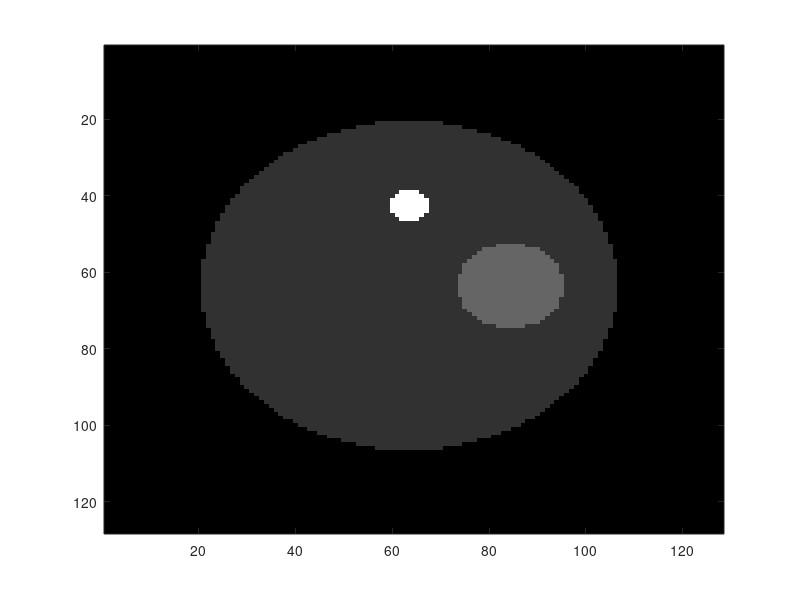

The MATLAB source for this figure: (Note: this script raises an error after producing the figure.)
%test_projectors

close all;

n= 128;

I = zeros(n,n);

ix = 1:n;
ix = ix + 0.5;
iix = ones(n,1) * ix;
iiy = iix';

r1 = round(n/12);
r2 = round(n/32);
r3 = round(n/3);

c1x = round(n*2/3);
c1y = round(n/2);

c2x = round(n/2);
c2y = round(n/3);

c3x = round(n/2);
c3y = round(n/2);

I( sqrt((iix-c3x).^2+(iiy-c3y).^2) < r3 ) = 1;
I( sqrt((iix-c1x).^2+(iiy-c1y).^2) < r1 ) = 2;
I( sqrt((iix-c2x).^2+(iiy-c2y).^2) < r2 ) = 5;


img = I;

figure(1)
imagesc(img); colormap gray;


geom.detSpacing = 1;
geom.detSize = 400;
geom.detOffset = 10;


phan.size = size(img);
phan.spacing = [1.5 1.5];
phan.offset  = [10, 10];

geom.reconSize = phan.size;
geom.reconSpacing = phan.spacing;
geom.reconOffset = phan.offset;


geom.SAD = 1000;
geom.ADD = 800;
geom.SDD = geom.SAD + geom.ADD;
geom.noViews = 160;

geom.betas = (0:geom.noViews-1) * 2*pi/geom.noViews;

tic
sino2 = forwardProjectDistanceDrivenMex( img, phan, geom );
toc

tic
sino1 = forwardProjectRayDrivenMex( img, phan, geom );
toc


figure(12)
imagesc(sino1); colormap gray;

figure(13)
imagesc(sino1- sino2); colormap gray;


%%

tic
sinoTF = forwardProjectTrapezoidicFootprintMex( img, phan, geom );
toc



figure(4)
imagesc(sinoTF); colormap gray;


figure(5)
imagesc(sino - sinoTF ); colormap gray;


tic
img = backProjectDistanceDrivenMex( sinoMex, geom );
toc

tic
imgMex = backProjectPixelDrivenMex( sinoMex, geom );
toc

figure(3)
imagesc(imgMex); colormap gray;

figure(4)
imagesc(img); colormap gray;



return;
%%








